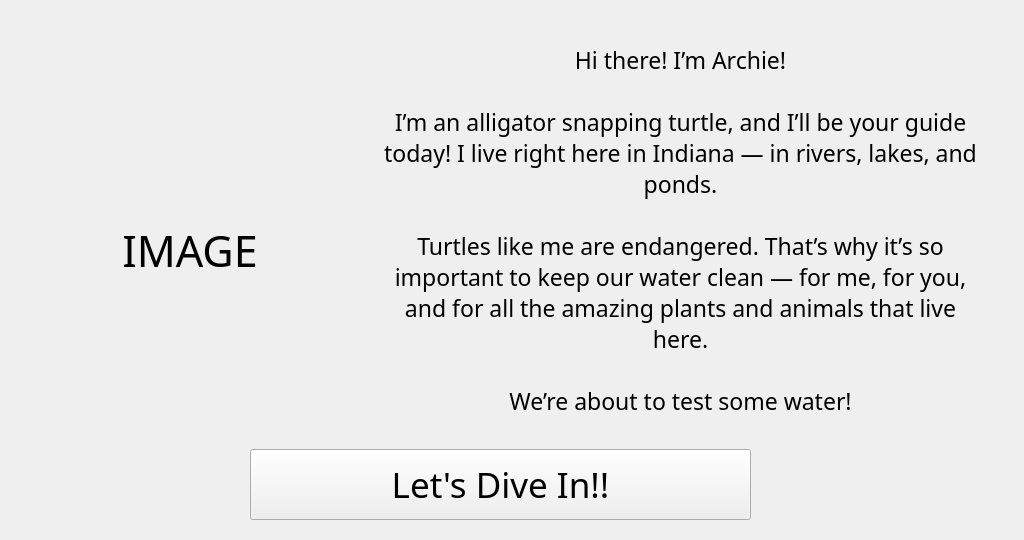
<?xml version="1.0" encoding="UTF-8"?>
<ui version="4.0">
 <class>Form</class>
 <widget class="QWidget" name="Form">
  <property name="geometry">
   <rect>
    <x>0</x>
    <y>0</y>
    <width>1024</width>
    <height>540</height>
   </rect>
  </property>
  <property name="windowTitle">
   <string>Form</string>
  </property>
  <widget class="QLabel" name="background">
   <property name="geometry">
    <rect>
     <x>0</x>
     <y>0</y>
     <width>1024</width>
     <height>540</height>
    </rect>
   </property>
   <property name="text">
    <string/>
   </property>
   <property name="scaledContents">
    <bool>true</bool>
   </property>
  </widget>
  <widget class="QLabel" name="archie">
   <property name="geometry">
    <rect>
     <x>30</x>
     <y>90</y>
     <width>320</width>
     <height>320</height>
    </rect>
   </property>
   <property name="font">
    <font>
     <family>Cooper Black</family>
     <pointsize>32</pointsize>
     <weight>50</weight>
     <bold>false</bold>
    </font>
   </property>
   <property name="lineWidth">
    <number>-3</number>
   </property>
   <property name="text">
    <string>IMAGE</string>
   </property>
   <property name="alignment">
    <set>Qt::AlignCenter</set>
   </property>
   <property name="wordWrap">
    <bool>true</bool>
   </property>
  </widget>
  <widget class="QLabel" name="label_explanation">
   <property name="geometry">
    <rect>
     <x>380</x>
     <y>30</y>
     <width>601</width>
     <height>401</height>
    </rect>
   </property>
   <property name="font">
    <font>
     <family>Cooper Black</family>
     <pointsize>17</pointsize>
     <weight>50</weight>
     <bold>false</bold>
    </font>
   </property>
   <property name="lineWidth">
    <number>-3</number>
   </property>
   <property name="text">
    <string>Hi there! I’m Archie! 

I’m an alligator snapping turtle, and I’ll be your guide today! I live right here in Indiana — in rivers, lakes, and ponds. 

Turtles like me are endangered. That’s why it’s so important to keep our water clean — for me, for you, and for all the amazing plants and animals that live here. 

We’re about to test some water!</string>
   </property>
   <property name="alignment">
    <set>Qt::AlignCenter</set>
   </property>
   <property name="wordWrap">
    <bool>true</bool>
   </property>
  </widget>
  <widget class="QPushButton" name="pushButton_bottom">
   <property name="geometry">
    <rect>
     <x>250</x>
     <y>449</y>
     <width>501</width>
     <height>71</height>
    </rect>
   </property>
   <property name="font">
    <font>
     <family>Cooper Black</family>
     <pointsize>26</pointsize>
     <weight>50</weight>
     <bold>false</bold>
    </font>
   </property>
   <property name="layoutDirection">
    <enum>Qt::LeftToRight</enum>
   </property>
   <property name="text">
    <string>Let's Dive In!!</string>
   </property>
   <property name="iconSize">
    <size>
     <width>16</width>
     <height>16</height>
    </size>
   </property>
   <property name="autoDefault">
    <bool>false</bool>
   </property>
  </widget>
 </widget>
 <resources/>
 <connections/>
</ui>
